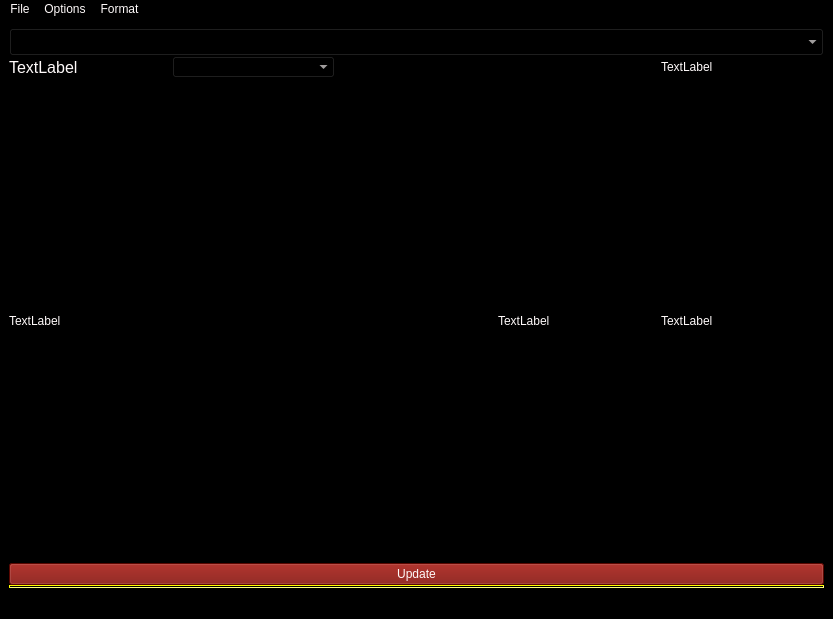
<?xml version="1.0" encoding="UTF-8"?>
<ui version="4.0">
 <class>MainWindow</class>
 <widget class="QMainWindow" name="MainWindow">
  <property name="geometry">
   <rect>
    <x>0</x>
    <y>0</y>
    <width>833</width>
    <height>619</height>
   </rect>
  </property>
  <property name="windowTitle">
   <string>MainWindow</string>
  </property>
  <property name="styleSheet">
   <string notr="true">background-color: rgb(0, 0, 0); color: snow;</string>
  </property>
  <widget class="QWidget" name="gridLayoutWidget">
   <property name="sizePolicy">
    <sizepolicy hsizetype="MinimumExpanding" vsizetype="MinimumExpanding">
     <horstretch>0</horstretch>
     <verstretch>0</verstretch>
    </sizepolicy>
   </property>
   <layout class="QGridLayout" name="gridLayout">
    <property name="sizeConstraint">
     <enum>QLayout::SetMinimumSize</enum>
    </property>
    <property name="spacing">
     <number>0</number>
    </property>
    <item row="5" column="0" colspan="5">
     <widget class="Line" name="line">
      <property name="styleSheet">
       <string notr="true">border: 0.5px solid yellow; border-style: inset;</string>
      </property>
      <property name="orientation">
       <enum>Qt::Horizontal</enum>
      </property>
     </widget>
    </item>
    <item row="3" column="3">
     <widget class="QLabel" name="trips_left">
      <property name="text">
       <string>TextLabel</string>
      </property>
     </widget>
    </item>
    <item row="6" column="0" colspan="5">
     <layout class="QVBoxLayout" name="tableDisplayLayout"/>
    </item>
    <item row="3" column="4">
     <widget class="QLabel" name="percent_complete">
      <property name="text">
       <string>TextLabel</string>
      </property>
     </widget>
    </item>
    <item row="4" column="0" colspan="5">
     <widget class="QPushButton" name="update">
      <property name="styleSheet">
       <string notr="true">QPushButton {background-color: #7c0a02;}
QPushButton:hover {background-color: rgb(24, 90, 0);}</string>
      </property>
      <property name="text">
       <string>Update</string>
      </property>
     </widget>
    </item>
    <item row="3" column="0" colspan="3">
     <widget class="QLabel" name="total_materials">
      <property name="text">
       <string>TextLabel</string>
      </property>
     </widget>
    </item>
    <item row="2" column="0">
     <widget class="QLabel" name="ship_label">
      <property name="sizePolicy">
       <sizepolicy hsizetype="Minimum" vsizetype="Minimum">
        <horstretch>0</horstretch>
        <verstretch>0</verstretch>
       </sizepolicy>
      </property>
      <property name="font">
       <font>
        <pointsize>12</pointsize>
       </font>
      </property>
      <property name="text">
       <string>TextLabel</string>
      </property>
      <property name="alignment">
       <set>Qt::AlignLeading|Qt::AlignLeft|Qt::AlignVCenter</set>
      </property>
     </widget>
    </item>
    <item row="2" column="1">
     <widget class="QComboBox" name="shipList"/>
    </item>
    <item row="2" column="4">
     <widget class="QLabel" name="percent_per_trip">
      <property name="text">
       <string>TextLabel</string>
      </property>
     </widget>
    </item>
    <item row="0" column="0" colspan="5">
     <widget class="QComboBox" name="stationList">
      <property name="font">
       <font>
        <pointsize>13</pointsize>
       </font>
      </property>
     </widget>
    </item>
   </layout>
  </widget>
  <widget class="QMenuBar" name="menubar">
   <property name="geometry">
    <rect>
     <x>0</x>
     <y>0</y>
     <width>833</width>
     <height>25</height>
    </rect>
   </property>
   <widget class="QMenu" name="menuFile">
    <property name="title">
     <string>File</string>
    </property>
    <addaction name="actionSet_logfile_location"/>
    <addaction name="actionQuit"/>
   </widget>
   <widget class="QMenu" name="menuOptions">
    <property name="title">
     <string>Options</string>
    </property>
    <widget class="QMenu" name="menuload_no_older_than">
     <property name="title">
      <string>load no older than</string>
     </property>
     <addaction name="actionAll"/>
     <addaction name="action1_Day"/>
     <addaction name="action1_Week"/>
     <addaction name="action1_Month"/>
     <addaction name="action100_Days"/>
    </widget>
    <addaction name="menuload_no_older_than"/>
    <addaction name="actionload_stats"/>
   </widget>
   <widget class="QMenu" name="menuFormat">
    <property name="title">
     <string>Format</string>
    </property>
    <widget class="QMenu" name="menuTable_Font_Size">
     <property name="title">
      <string>Table Font Size</string>
     </property>
     <addaction name="action9pt_2"/>
     <addaction name="action10pt_2"/>
     <addaction name="action12pt_2"/>
     <addaction name="action16pt_2"/>
     <addaction name="action24pt_2"/>
    </widget>
    <addaction name="actionHide_Finished_Resources"/>
    <addaction name="actionHide_total_need"/>
    <addaction name="menuTable_Font_Size"/>
    <addaction name="separator"/>
   </widget>
   <addaction name="menuFile"/>
   <addaction name="menuOptions"/>
   <addaction name="menuFormat"/>
  </widget>
  <widget class="QStatusBar" name="statusbar"/>
  <action name="actionSet_logfile_location">
   <property name="text">
    <string>Set logfile location</string>
   </property>
  </action>
  <action name="actionQuit">
   <property name="text">
    <string>Save and Quit</string>
   </property>
  </action>
  <action name="actionAll">
   <property name="checkable">
    <bool>true</bool>
   </property>
   <property name="text">
    <string>All</string>
   </property>
  </action>
  <action name="action1_Week">
   <property name="checkable">
    <bool>true</bool>
   </property>
   <property name="text">
    <string>1 Week</string>
   </property>
  </action>
  <action name="action1_Month">
   <property name="checkable">
    <bool>true</bool>
   </property>
   <property name="text">
    <string>1 Month</string>
   </property>
  </action>
  <action name="action100_Days">
   <property name="checkable">
    <bool>true</bool>
   </property>
   <property name="text">
    <string>100 Days</string>
   </property>
  </action>
  <action name="actionHide_Finished_Resources">
   <property name="checkable">
    <bool>true</bool>
   </property>
   <property name="text">
    <string>Hide Finished Resources</string>
   </property>
  </action>
  <action name="action12pt">
   <property name="text">
    <string>12pt</string>
   </property>
  </action>
  <action name="action14pt">
   <property name="text">
    <string>14pt</string>
   </property>
  </action>
  <action name="action16pt">
   <property name="text">
    <string>16pt</string>
   </property>
  </action>
  <action name="action20pt">
   <property name="text">
    <string>20pt</string>
   </property>
  </action>
  <action name="action32pt">
   <property name="text">
    <string>32pt</string>
   </property>
  </action>
  <action name="actionHide_carrier_cargo">
   <property name="checkable">
    <bool>true</bool>
   </property>
   <property name="text">
    <string>Hide Carrier Cargo Column</string>
   </property>
  </action>
  <action name="action9pt_2">
   <property name="checkable">
    <bool>true</bool>
   </property>
   <property name="text">
    <string>9pt</string>
   </property>
  </action>
  <action name="action10pt_2">
   <property name="checkable">
    <bool>true</bool>
   </property>
   <property name="text">
    <string>10pt</string>
   </property>
  </action>
  <action name="action12pt_2">
   <property name="checkable">
    <bool>true</bool>
   </property>
   <property name="text">
    <string>12pt</string>
   </property>
  </action>
  <action name="action16pt_2">
   <property name="checkable">
    <bool>true</bool>
   </property>
   <property name="text">
    <string>16pt</string>
   </property>
  </action>
  <action name="action24pt_2">
   <property name="checkable">
    <bool>true</bool>
   </property>
   <property name="text">
    <string>24pt</string>
   </property>
  </action>
  <action name="action1_Day">
   <property name="checkable">
    <bool>true</bool>
   </property>
   <property name="text">
    <string>1 Day</string>
   </property>
  </action>
  <action name="actionload_stats">
   <property name="checkable">
    <bool>true</bool>
   </property>
   <property name="text">
    <string>load outpost SCS stats</string>
   </property>
  </action>
  <action name="actionHide_total_need">
   <property name="checkable">
    <bool>true</bool>
   </property>
   <property name="text">
    <string>Hide Total Need</string>
   </property>
  </action>
 </widget>
 <resources/>
 <connections/>
</ui>
